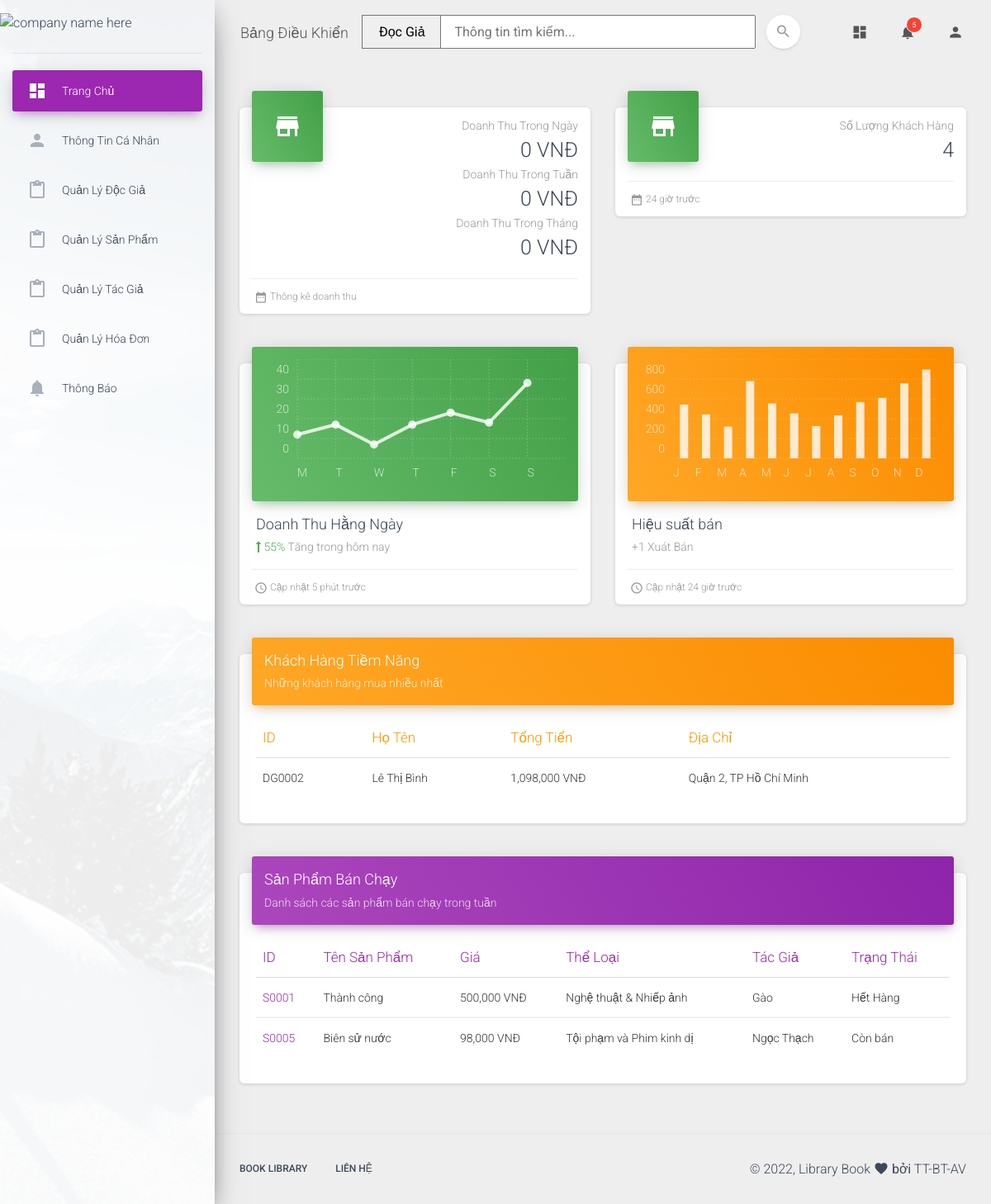
Page /pages/admin/home.php (signed in) on the committed database.
### tables this page shows
CREATE TABLE `sach` (
  `MaSach` varchar(10) NOT NULL,
  `MaTheLoai` varchar(10) NOT NULL,
  `TenSach` text NOT NULL,
  `HinhAnh` text NOT NULL,
  `MaTacGia` varchar(10) NOT NULL,
  `GiaBan` int(11) NOT NULL,
  `GiaMacDinh` int(11) NOT NULL,
  `LuotMua` int(11) NOT NULL DEFAULT '1',
  `SoLuong` int(11) NOT NULL,
  `TrangThai` int(11) NOT NULL DEFAULT '1',
  `MaChiTiet` varchar(10) NOT NULL
);

CREATE TABLE `theloai` (
  `MaTheLoai` varchar(10) NOT NULL,
  `TenTheLoai` text NOT NULL,
  `SoSach` int(11) NOT NULL DEFAULT '0',
  `TrangThai` int(11) NOT NULL DEFAULT '1'
);

CREATE TABLE `tacgia` (
  `MaTacGia` varchar(10) NOT NULL,
  `HinhAnh` text NOT NULL,
  `TenTacGia` text NOT NULL,
  `NgaySinh` date NOT NULL,
  `SoSachXuatBan` int(11) NOT NULL,
  `ThongTin` text NOT NULL,
  `TrangThai` int(11) NOT NULL DEFAULT '1'
);

### Database/bill.php (called while the page is built, shortened)
<?php
        function countBillApproval($conn){
            $count = "SELECT COUNT(MaHoaDon) as 'soLuong' FROM `hoadon` WHERE  TinhTrang='1'";
            $result = $conn->query($count);
            $result->setFetchMode(PDO::FETCH_ASSOC);
            return $result;
        }
        function countBill($conn){
            $count = "SELECT COUNT(MaHoaDon) as 'soLuong' FROM `hoadon` WHERE TinhTrang = '0' or TinhTrang='1'";
            $result = $conn->query($count);
            $result->setFetchMode(PDO::FETCH_ASSOC);
            return $result;
        }
    function potentialCustomers($conn){
        $count = "SELECT Sum(TongTien) as 'tongTien',hoadon.MaDocGia as'MaDocGia',TenDocGia,DiaChi FROM hoadon,docgia WHERE TinhTrang = 1 and hoadon.MaDocGia = docgia.MaDocGia group by hoadon.MaDocGia";
        $result = $conn->query($count);
        $result->setFetchMode(PDO::FETCH_ASSOC);
        return $result;
    }
        function sellingProducts($conn){
            $count = "SELECT Sum(chitiethoadon.SoLuong) as'tong',sach.MaSach,TenSach,GiaBan,TenTheLoai,TenTacGia,sach.TrangThai FROM hoadon,sach,chitiethoadon,theloai,tacgia WHERE TinhTrang = 1 and hoadon.MaHoaDon = chitiethoadon.MaHoaDon and chitiethoadon.MaSach=sach.MaSach and sach.MaTheLoai=theloai.MaTheLoai and sach.MaTacGia=tacgia.MaTacGia group by sach.MaSach Order by tong desc ";
            $result = $conn->query($count);
            $result->setFetchMode(PDO::FETCH_ASSOC);
            return $result;
        }
?>

### Component/Component-admin/home.php (the view, shortened to what this page needs)
<?php
  include_once $level.'Database/bill.php';
  $total=0;
  $count=0;
  $result =findAllBillByDateAndStatus(date("Y/m/d"),1,$conn);
  $result1 =findAllBillByWeekAndStatus(date("Y/m/d"),1,$conn);
  $result2=findAllBillByMonthAndStatus(date('m'),1,$conn);
  $result3=countBill($conn);
  $result4=countBillApproval($conn);
  $result5=potentialCustomers($conn);
  $result6=sellingProducts($conn);
?>
      <div class="content">
        <div class="container-fluid">
          <div class="row">
            <div class="col-lg-6 col-md-6 col-sm-6">
              <div class="card card-stats">
                <div class="card-header card-header-success card-header-icon">
                  <div class="card-icon">
                    <i class="material-icons">store</i>
                  </div>
                  <p class="card-category">Doanh Thu Trong Ngày</p>
                  <h3 class="card-title"><?php   while ($row = $result->fetch()) {$total+=(int)$row["TongTien"];};  echo number_format($total)." VNĐ" ;$total=0;?></h3>
                  <p class="card-category">Doanh Thu Trong Tuần</p>
                  <h3 class="card-title"><?php   while ($row = $result1->fetch()) {$total+=(int)$row["TongTien"];} echo number_format($total)." VNĐ";$total=0; ?></h3>
                  <p class="card-category">Doanh Thu Trong Tháng</p>
                  <h3 class="card-title"><?php   while ($row = $result2->fetch()) {$total+=(int)$row["TongTien"];};  echo number_format($total)." VNĐ" ;$total=0;?></h3>
                </div>
                <div class="card-footer">
                  <div class="stats">
                    <i class="material-icons">date_range</i>Thông kê doanh thu
                  </div>
                </div>
              </div>
            </div>
            <div class="col-lg-6 col-md-6 col-sm-6">
              <div class="card card-stats">
                <div class="card-header card-header-success card-header-icon">
                  <div class="card-icon">
                    <i class="material-icons">store</i>
                  </div>
                  <p class="card-category">Số Lượng Khách Hàng</p>
                  <h3 class="card-title"><?php while ($row = $result3->fetch()) {$count+=(int)$row["soLuong"];};echo $count;$count=0; ?></h3>
                </div>
                <div class="card-footer">
                  <div class="stats">
                    <i class="material-icons">date_range</i>24 giờ trước
                  </div>
                </div>
              </div>
            </div>
          </div>
          <div class="row">
            <div class="col-md-6">
              <div class="card card-chart">
                <div class="card-header card-header-success">
                  <div class="ct-chart" id="dailySalesChart"></div>
                </div>
                <div class="card-body">
                  <h4 class="card-title">Doanh Thu Hằng Ngày</h4>
                  <p class="card-category">
                    <span class="text-success"><i class="fa fa-long-arrow-up"></i> 55% </span> Tăng trong hôm nay</p>
                </div>
                <div class="card-footer">
                  <div class="stats">
                    <i class="material-icons">access_time</i> Cập nhật 5 phút trước
                  </div>
                </div>
              </div>
            </div>
            <div class="col-md-6">
              <div class="card card-chart">
                <div class="card-header card-header-warning">
                  <div class="ct-chart" id="websiteViewsChart"></div>
                </div>
                <div class="card-body">
                  <h4 class="card-title">Hiệu suất bán</h4>
                  <p class="card-category"><?php while ($row = $result4->fetch()) {$count+=(int)$row["soLuong"];};echo "+".$count." Xuát Bán";$count=0; ?></p>
                </div>
                <div class="card-footer">
                  <div class="stats">
                    <i class="material-icons">access_time</i> Cập nhật 24 giờ trước
                  </div>
                </div>
              </div>
            </div>
            <div class="col-lg-12 col-md-12">
              <div class="card">
                <div class="card-header card-header-warning">
                  <h4 class="card-title">Khách Hàng Tiềm Năng</h4>
                  <p class="card-category">Những khách hàng mua nhiều nhất</p>
                </div>
                <div class="card-body table-responsive">
                  <table class="table table-hover">
                    <thead class="text-warning">
                      <th>ID</th>
                      <th>Họ Tên</th>
                      <th>Tổng Tiển</th>
                      <th>Địa Chỉ</th>
                    </thead>
                    <tbody>
                    <?php  while ($row = $result5->fetch()) { ?>
                      <tr>
                        <td><?php echo $row["MaDocGia"]?></td>
                        <td><?php echo $row["TenDocGia"]?></td>
                        <td><?php echo number_format($row["tongTien"])." VNĐ"?></td>
                        <td><?php echo $row["DiaChi"]?></td>
                      </tr>
                      <?php }?>
                    </tbody>
                  </table>
                </div>
              </div>
            </div>
            <div class="col-lg-12 col-md-12">
            <div class="card">
                <div class="card-header card-header-primary">
                  <h4 class="card-title ">Sản Phẩm Bán Chạy</h4>
                  <p class="card-category">Danh sách các sản phẩm bán chạy trong tuần</p>
                </div>
                <div class="card-body">
                  <div class="table-responsive">
                    <table class="table table-hover">
                      <thead class=" text-primary">
                        <th>ID</th>
												<th>Tên Sản Phẩm</th>
												<th>Giá</th>
												<th>Thể Loại</th>
                        <th>Tác Giả</th>
												<th>Trạng Thái</th>
                      </thead>
                      <tbody>
                      <?php  while ($row = $result6->fetch()) { ?>
                        <tr>
                          <td class="text-primary"><?php echo $row["MaSach"]?></td>
                          <td><?php echo $row["TenSach"]?></td>
                          <td><?php echo number_format( $row["GiaBan"])." VNĐ"?></td>
                          <td><?php echo $row["TenTheLoai"]?></td>
                          <td><?php echo $row["TenTacGia"]?></td>
                          <td><?php if($row["TrangThai"]==1)echo "Còn bán";else echo"Hết Hàng";?></td>
                      </tbody>
                      <?php }?>
                    </table>
                  </div>
                </div>
              </div>
            </div>
          </div>
        </div>
      </div>

### rows in the picture
sach: MaSach "S0001", TenSach "Thành công", GiaBan "500,000", theloai.TenTheLoai "Nghệ thuật & Nhiếp ảnh", tacgia.TenTacGia "Gào", TrangThai "Hết Hàng"
sach: MaSach "S0005", TenSach "Biên sử nước", GiaBan "98,000", theloai.TenTheLoai "Tội phạm và Phim kinh dị", tacgia.TenTacGia "Ngọc Thạch", TrangThai "Còn bán"

### other values in the picture
$total "0"
$count "4"
$count "1"
$row["MaDocGia"] "DG0002"
$row["TenDocGia"] "Lê Thị Bình"
$row["tongTien"] "1,098,000"
$row["DiaChi"] "Quận 2, TP Hồ Chí Minh"
